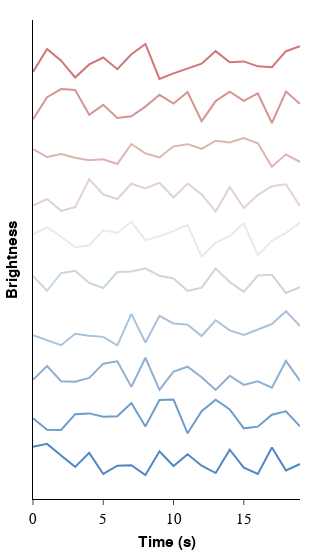

Notebook source saved alongside this figure:
### Markdown cell above
# 3. Multiple line plot with `plotly`

### Code cell
gradient = apc.Gradient(
    name="aegean_to_dragon",
    colors=colors,
).to_plotly_colorscale()

fig = go.Figure()

for i, line in enumerate(lines):
    fig.add_trace(
        go.Scatter(
            x=list(range(len(line))),
            y=line + (i * 1.25),
            mode="lines",
            name=f"line_{i}",
            line=dict(color=gradient[i * 25][1]),
        )
    )

fig.update_layout(
    xaxis=dict(title="Time (s)"),
    yaxis=dict(title="Brightness", ticks="", showticklabels=False),
    showlegend=False,
)

apc.plotly.set_xticklabel_monospaced(fig)
apc.plotly.set_figure_width(fig, "float_square")

fig.show()

### Figure 1 — Plotly figure (JSON) as saved in the notebook; plotly's stock layout.template omitted (floating-point values rounded to 4 significant figures)
{"data": [{"line": {"color": "#5088c5"}, "mode": "lines", "name": "line_0", "type": "scatter", "x": [0, 1, 2, 3, 4, 5, 6, 7, 8, 9, 10, 11, 12, 13, 14, 15, 16, 17, 18, 19], "y": [0.9051, 0.9867, 0.6571, 0.3392, 0.7325, 0.1397, 0.3706, 0.3839, 0.109, 0.7757, 0.3619, 0.6941, 0.3716, 0.1656, 0.8236, 0.3177, 0.1413, 0.8862, 0.241, 0.4193]}, {"line": {"color": "#6e9ccc"}, "mode": "lines", "name": "line_1", "type": "scatter", "x": [0, 1, 2, 3, 4, 5, 6, 7, 8, 9, 10, 11, 12, 13, 14, 15, 16, 17, 18, 19], "y": [1.709, 1.384, 1.38, 1.823, 1.844, 1.752, 1.766, 2.134, 1.478, 2.22, 2.233, 1.284, 1.909, 2.228, 1.954, 1.423, 1.471, 1.806, 1.905, 1.48]}, {"line": {"color": "#8db0d3"}, "mode": "lines", "name": "line_2", "type": "scatter", "x": [0, 1, 2, 3, 4, 5, 6, 7, 8, 9, 10, 11, 12, 13, 14, 15, 16, 17, 18, 19], "y": [2.79, 3.179, 2.749, 2.734, 2.844, 3.245, 3.311, 2.591, 3.41, 2.508, 3.019, 3.159, 2.862, 2.506, 2.904, 2.647, 2.75, 2.569, 3.32, 2.76]}, {"line": {"color": "#abc3da"}, "mode": "lines", "name": "line_3", "type": "scatter", "x": [0, 1, 2, 3, 4, 5, 6, 7, 8, 9, 10, 11, 12, 13, 14, 15, 16, 17, 18, 19], "y": [4.042, 3.904, 3.764, 4.084, 4.027, 3.998, 3.76, 4.647, 3.838, 4.587, 4.377, 4.344, 4.022, 4.465, 4.18, 4.054, 4.201, 4.36, 4.721, 4.305]}, {"line": {"color": "#cad7e0"}, "mode": "lines", "name": "line_4", "type": "scatter", "x": [0, 1, 2, 3, 4, 5, 6, 7, 8, 9, 10, 11, 12, 13, 14, 15, 16, 17, 18, 19], "y": [5.709, 5.295, 5.792, 5.856, 5.516, 5.374, 5.822, 5.836, 5.928, 5.718, 5.643, 5.289, 5.385, 5.922, 5.544, 5.267, 5.724, 5.744, 5.235, 5.399]}, {"line": {"color": "#e8ebe7"}, "mode": "lines", "name": "line_5", "type": "scatter", "x": [0, 1, 2, 3, 4, 5, 6, 7, 8, 9, 10, 11, 12, 13, 14, 15, 16, 17, 18, 19], "y": [6.881, 7.083, 6.822, 6.519, 6.571, 6.997, 6.929, 7.244, 6.719, 6.834, 6.974, 7.154, 6.255, 6.647, 6.84, 7.198, 6.295, 6.703, 6.928, 7.21]}, {"line": {"color": "#e5d1ce"}, "mode": "lines", "name": "line_6", "type": "scatter", "x": [0, 1, 2, 3, 4, 5, 6, 7, 8, 9, 10, 11, 12, 13, 14, 15, 16, 17, 18, 19], "y": [7.69, 7.879, 7.545, 7.651, 8.437, 8.005, 7.879, 8.308, 8.175, 8.337, 7.921, 8.315, 8.009, 7.524, 8.219, 7.625, 7.994, 8.242, 8.294, 7.672]}, {"line": {"color": "#deb3b0"}, "mode": "lines", "name": "line_7", "type": "scatter", "x": [0, 1, 2, 3, 4, 5, 6, 7, 8, 9, 10, 11, 12, 13, 14, 15, 16, 17, 18, 19], "y": [9.285, 9.06, 9.144, 9.04, 8.97, 8.998, 8.864, 9.427, 9.162, 9.048, 9.361, 9.422, 9.292, 9.52, 9.468, 9.595, 9.448, 8.789, 9.136, 8.92]}, {"line": {"color": "#d79493"}, "mode": "lines", "name": "line_8", "type": "scatter", "x": [0, 1, 2, 3, 4, 5, 6, 7, 8, 9, 10, 11, 12, 13, 14, 15, 16, 17, 18, 19], "y": [10.12, 10.74, 10.97, 10.95, 10.25, 10.53, 10.16, 10.21, 10.48, 10.81, 10.57, 10.89, 10.07, 10.64, 10.9, 10.64, 10.85, 10.02, 10.9, 10.56]}, {"line": {"color": "#d07675"}, "mode": "lines", "name": "line_9", "type": "scatter", "x": [0, 1, 2, 3, 4, 5, 6, 7, 8, 9, 10, 11, 12, 13, 14, 15, 16, 17, 18, 19], "y": [11.45, 12.1, 11.77, 11.3, 11.67, 11.86, 11.53, 11.95, 12.24, 11.26, 11.42, 11.56, 11.69, 12.04, 11.73, 11.75, 11.61, 11.59, 12.04, 12.18]}], "layout": {"showlegend": false, "width": 310, "xaxis": {"tickfont": {"family": "SuisseIntlMono", "size": 14.5}, "title": {"text": "Time (s)"}}, "yaxis": {"showticklabels": false, "ticks": "", "title": {"text": "Brightness"}}}}
